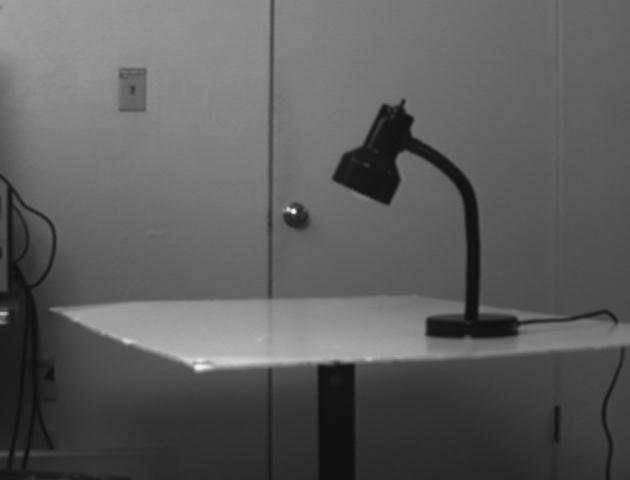
#> input picture notebooks/Images/b1.jpg, 630 x 480 px, given in place of x-raw, format=(string)BGR !appsink, which was not available
$ jupyter execute cv_tp1.ipynb   (shell and % lines are left out)   (text cells are left out)
#> lines starting #> are read from the running program, lines starting #| are printed output that depends on the picture; after the words box and inside, x2 and y2 are one past the last pixel; in counts of white or black regions, pixels touching at a corner belong together; pictures that were not available may be replaced by others from this repository, and a replacement may not be noted
[cell 1]
import cv2
import numpy as np
import matplotlib.pyplot as plt
from PIL import ImageOps, ImageEnhance, Image
from ipywidgets import interact
import os

plt.rcParams['figure.figsize'] = [12, 8]

[cell 2]
# Create the object to use the webcam
gst_str = "nvarguscamerasrc ! video/x-raw(memory:NVMM)," \
            "width=(int)1280, height=(int)720, format=(string)NV12, " \
            "framerate=(fraction)25/1 ! nvvidconv ! video/x-raw, " \
            "width=(int)1280, height=(int)720, format=(string)BGRx ! " \
            "videoconvert ! video/x-raw, format=(string)BGR !" \
            "appsink"
vid = cv2.VideoCapture(gst_str, cv2.CAP_GSTREAMER)

# Read a frame from your webcam
rlt_frame, frame = vid.read()
#> frame is the input picture: shape (480, 630, 3); min 15, max 248, mean 93.2

# Close the webcam
vid.release()

cv2.imshow('frame', frame)
cv2.waitKey(0)
cv2.destroyAllWindows()

# Save the photo
cv2.imwrite("/home/nvidia/Documents/elen0016-computer-vision-tutorial/notebooks/tutorial1/test.jpg", frame)
#> Out = True

[cell 3]
# Convertion from BGR to RGB
rgb_frame = cv2.cvtColor(frame, cv2.COLOR_BGR2RGB)

# Display the photo
plt.imshow(rgb_frame)
plt.show()

[cell 4]
gst_str = "nvarguscamerasrc ! video/x-raw(memory:NVMM)," \
            "width=(int)1280, height=(int)720, format=(string)NV12, " \
            "framerate=(fraction)25/1 ! nvvidconv ! video/x-raw, " \
            "width=(int)1280, height=(int)720, format=(string)BGRx ! " \
            "videoconvert ! video/x-raw, format=(string)BGR !" \
            "appsink"
vid = cv2.VideoCapture(gst_str, cv2.CAP_GSTREAMER)

win_name = 'Camera Preview'
cv2.namedWindow(win_name, cv2.WINDOW_NORMAL)

while cv2.waitKey(1) != 27: # Escape
#> (key Esc is pressed here)
    has_frame, frame = vid.read()
    if not has_frame:
        break
    cv2.imshow(win_name, frame)

cv2.destroyAllWindows()

[cell 5]
# Change of colorspace
rgb_frame = cv2.cvtColor(frame, cv2.COLOR_BGR2RGB)
hsv_frame = cv2.cvtColor(frame, cv2.COLOR_BGR2HSV)
#> hsv_frame: shape (480, 630, 3); mean H, S, V 0, 0, 93.2
gray_frame = cv2.cvtColor(frame, cv2.COLOR_BGR2GRAY)

# Display the result
plt.subplot(1, 3, 1).set_title('Original image')
plt.imshow(rgb_frame)
plt.xticks([]);plt.yticks([])
plt.subplot(1, 3, 2).set_title('HSV image')
plt.imshow(hsv_frame)
plt.xticks([]);plt.yticks([])
plt.subplot(1, 3, 3).set_title('Grayscale image')
plt.imshow(gray_frame, cmap='gray')
plt.xticks([]);plt.yticks([])
plt.show()
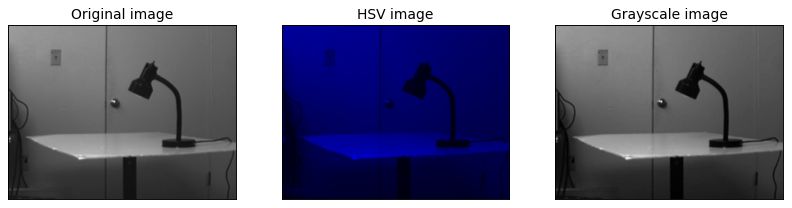
#> figure drawn by matplotlib, 3 panels

[cell 6]
# Convert the RGB image to a PIL object
pil_image=Image.fromarray(rgb_frame)

# Change the contrast of the image
def contrast(factor):
    enhancer = ImageEnhance.Contrast(pil_image)
    im_output = enhancer.enhance(factor)
    plt.imshow(im_output)

[cell 7]
interact(contrast, factor=(0., 2.))
#> the sliders are set to factor = 1.0

[cell 8]
# Load the image
squares = cv2.imread('squares.png')
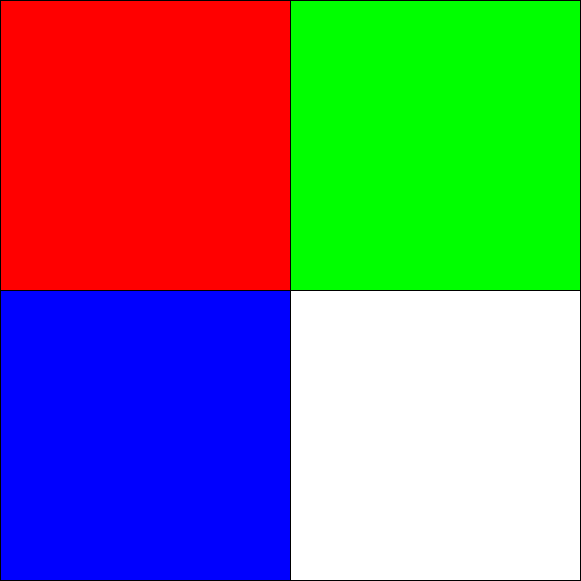
#> input picture notebooks/Images/squares.png, 581 x 581 px, found by its file name
#> squares is the input picture: shape (581, 581, 3); mean B, G, R 126.2, 126.2, 126.2

# Convert from BGR to RGB
rgb_squares = cv2.cvtColor(squares, cv2.COLOR_BGR2RGB)

# Display the image
plt.imshow(rgb_squares)
plt.show()

[cell 9]
# Define the color code /!\ BGR format
v_min = 127
v_max = 255
s_min = 127
s_max = 255
lower = np.array([0, s_min, v_min])
upper = np.array([30, s_max, v_max])
lower2 = np.array([150, s_min, v_min])
upper2 = np.array([179, s_max, v_max])

# Threshold the image to get only red color
img_hsv = cv2.cvtColor(squares, cv2.COLOR_BGR2HSV)
#> img_hsv: shape (581, 581, 3); mean H, S, V 44.5, 189.3, 252.4
mask = cv2.inRange(img_hsv, lower, upper)
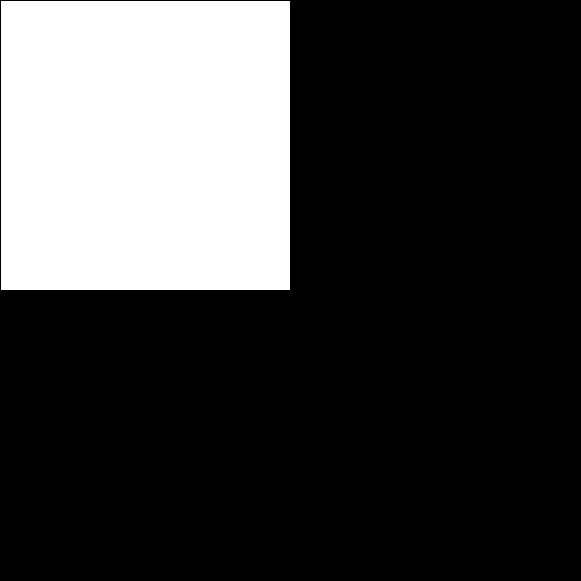
#> mask: shape (581, 581); 24.7% white; 1 white region, box (x1, y1, x2, y2) and area: (1, 1, 290, 290) 83521
mask2 = cv2.inRange(img_hsv, lower2, upper2)
#> mask2: shape (581, 581); every value is 0
mask3 = cv2.bitwise_or(mask, mask2)
print(mask3)
#> (printed output is left out)

# Apply a `and` mask to keep only red pixels
res = cv2.bitwise_and(squares, squares, mask=mask3)
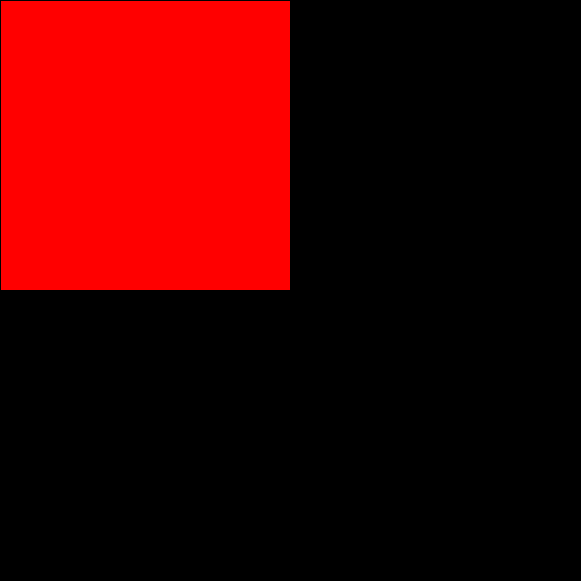
#> res: shape (581, 581, 3); mean B, G, R 0, 0, 63.1

# Display the result
rgb = cv2.cvtColor(res, cv2.COLOR_BGR2RGB)
plt.imshow(rgb)
plt.show()

[cell 10]
# Define the color code /!\ BGR format
black = np.array([0, 0, 0])
blue = np.array([255, 0, 0])
green = np.array([0, 255, 0])
red = np.array([0, 0, 255])
white = np.array([255, 255, 255])

# Threshold the image to get only red color
mask = cv2.inRange(squares, black, red)
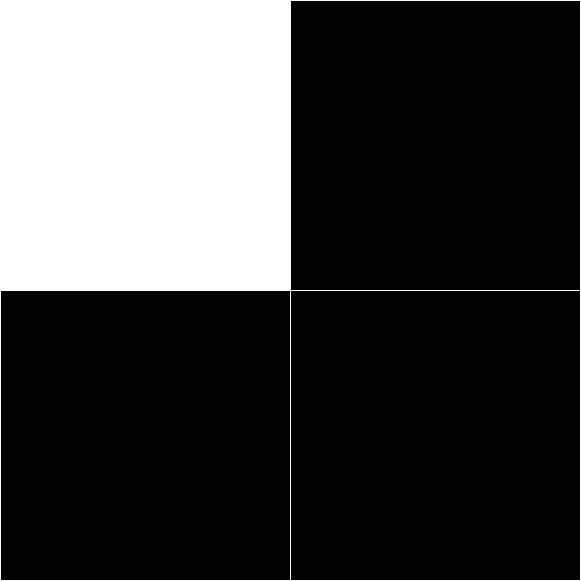
#> mask: shape (581, 581); 25.8% white; 1 white region, box (x1, y1, x2, y2) and area: (0, 0, 581, 581) 86998

# Apply a and mask to keep only red pixels
res = cv2.bitwise_and(squares, squares, mask=mask)

# Display the result
rgb = cv2.cvtColor(res, cv2.COLOR_BGR2RGB)
plt.imshow(rgb)
plt.show()
